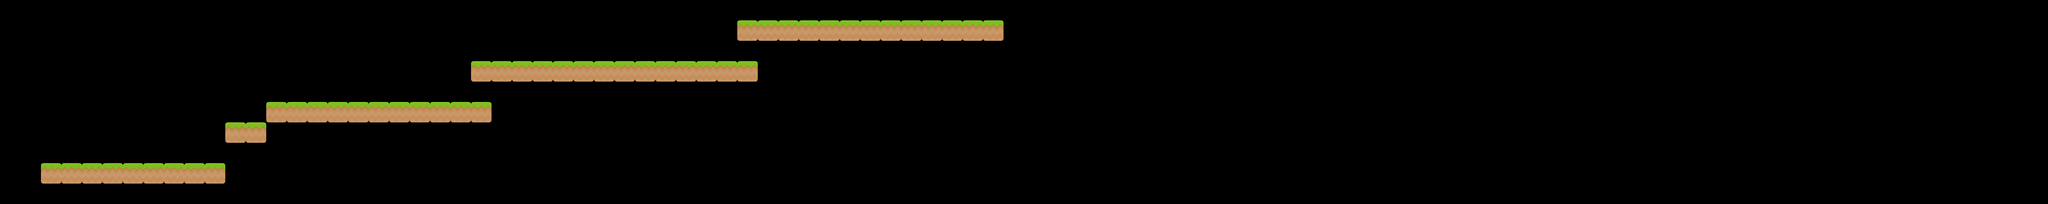

A 2D game scene composited from a Tiled map and its tileset images. What follows is a short description and the map's XML, with each tile layer's data collapsed to a summary:
An orthogonal 100x10 tile map with 70x70 px tiles, 1 tile layer (TileLayer1) and 13 objects.

<map version="1.0" tiledversion="1.1.4" orientation="orthogonal" renderorder="right-down" width="100" height="10" tilewidth="70" tileheight="70" infinite="0" nextobjectid="20">
 <tileset firstgid="1" source="tiles_spritesheet.tsx" />
 <layer name="TileLayer1" width="100" height="10">
  <data>[1000 cells, 49 non-empty, 1 distinct tile ids]</data>
 </layer>
 <objectgroup color="#ffff7f" name="Coins">
  <object id="7" x="420" y="420" width="70" height="70" />
  <object id="8" x="630" y="420" width="70" height="70" />
  <object id="9" x="980" y="210" width="70" height="70" />
  <object id="10" x="1190" y="210" width="70" height="70" />
  <object id="11" x="1400" y="210" width="70" height="70" />
  <object id="16" x="1750" y="70" width="70" height="70" />
  <object id="17" x="1960" y="70" width="70" height="70" />
  <object id="19" x="2240" y="70" width="70" height="70" />
 </objectgroup>
 <objectgroup color="#4cb10d" name="Platforms">
  <object id="3" x="140" y="560" width="630" height="70" />
  <object id="12" x="910" y="350" width="770" height="70" />
  <object id="13" x="770" y="420" width="140" height="70" />
  <object id="14" x="1610" y="210" width="980" height="70" />
  <object id="15" x="2520" y="70" width="910" height="70" />
 </objectgroup>
</map>
